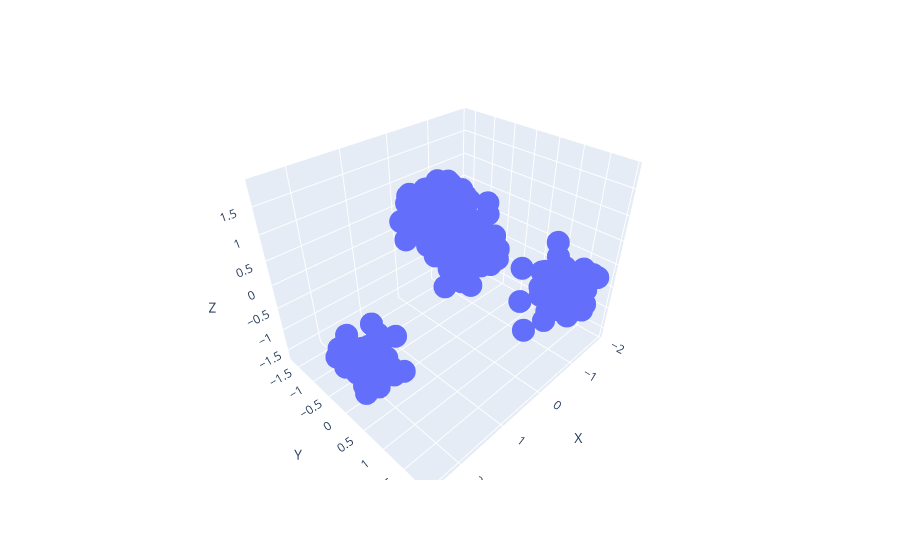

Notebook cell for this chart:
### Code cell
from prince import FAMD
pca = FAMD(n_components=3)
rr = pca.fit_transform(df)
rr.columns = ['X','Y','Z']

px.scatter_3d(rr,'X','Y','Z')

### Figure 1 — Plotly figure (JSON) as saved in the notebook; plotly's stock layout.template omitted (floating-point values rounded to 4 significant figures; data arrays with more than 128 entries replaced by an {"elided": "..."} marker saying what was removed)
{"data": [{"hovertemplate": "X=%{x}<br>Y=%{y}<br>Z=%{z}<extra></extra>", "legendgroup": "", "marker": {"color": "#636efa", "symbol": "circle"}, "mode": "markers", "name": "", "scene": "scene", "showlegend": false, "type": "scatter3d", "x": {"elided": "250 float values"}, "y": {"elided": "250 float values"}, "z": {"elided": "250 float values"}}], "layout": {"legend": {"tracegroupgap": 0}, "margin": {"t": 60}, "scene": {"domain": {"x": [0, 1], "y": [0, 1]}, "xaxis": {"title": {"text": "X"}}, "yaxis": {"title": {"text": "Y"}}, "zaxis": {"title": {"text": "Z"}}}}}
